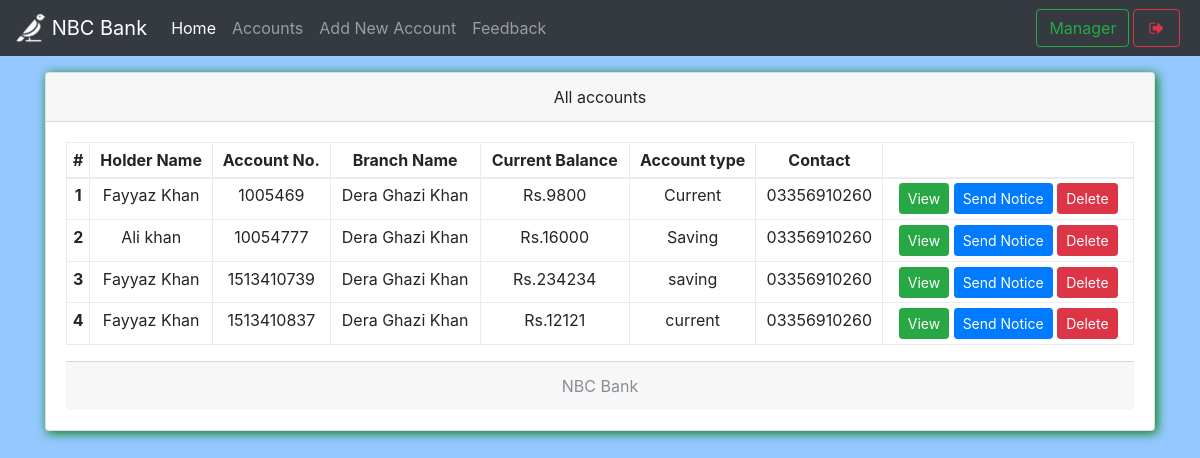
Page /mindex.php (signed in) on the earlier database version.
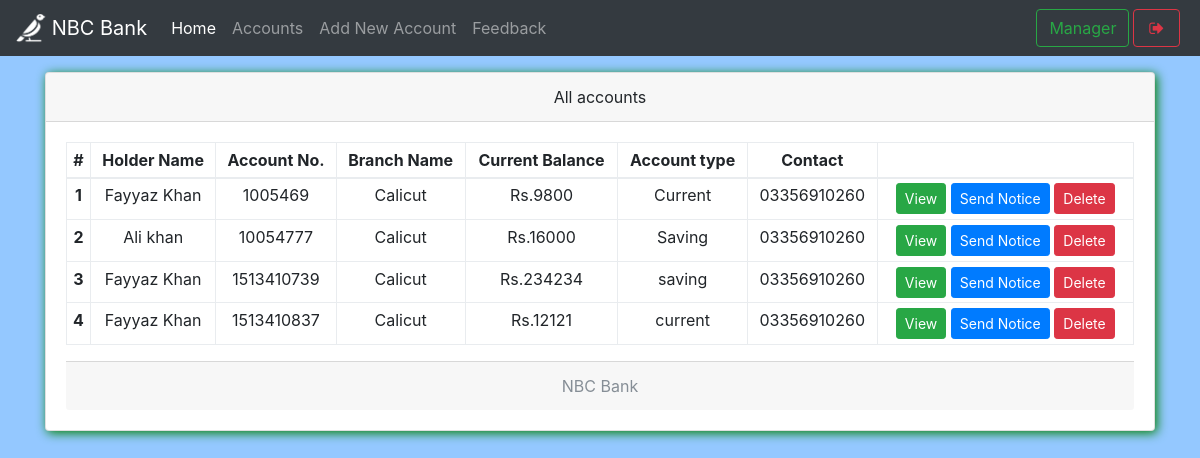
Same page on the later database version.
### tables this page shows
CREATE TABLE `useraccounts` (
  `id` int(11) NOT NULL,
  `email` text NOT NULL,
  `password` text NOT NULL,
  `name` varchar(111) NOT NULL,
  `balance` varchar(111) NOT NULL,
  `cnic` varchar(111) NOT NULL,
  `number` varchar(111) NOT NULL,
  `city` varchar(111) NOT NULL,
  `address` varchar(111) NOT NULL,
  `source` varchar(111) NOT NULL,
  `accountNo` varchar(111) NOT NULL,
  `branch` varchar(111) NOT NULL,
  `accountType` varchar(111) NOT NULL,
  `date` timestamp NOT NULL DEFAULT CURRENT_TIMESTAMP
);

CREATE TABLE `branch` (
  `branchId` int(11) NOT NULL,
  `branchNo` varchar(111) NOT NULL,
  `branchName` varchar(111) NOT NULL
);

### mindex.php (the view, shortened to what this page needs)
<!DOCTYPE html>
<html>
<head>
  <?php require 'assets/autoloader.php'; ?>
  <?php require 'assets/function.php'; ?>
</head>
<body style="background:#94c8ff;background-size: 100%">
<nav class="navbar navbar-expand-lg navbar-dark bg-dark fixed-top">
 <a class="navbar-brand" href="#">
    <img src="images/Untitled_design-removebg-preview.png" width="30" height="30" class="d-inline-block align-top" alt="">
   <?php echo bankName; ?>
  </a>
  <div class="collapse navbar-collapse" id="navbarSupportedContent">
    <ul class="navbar-nav mr-auto">
      <li class="nav-item ">
        <a class="nav-link active" href="mindex.php">Home <span class="sr-only">(current)</span></a>
      </li>
      <li class="nav-item ">  <a class="nav-link" href="maccounts.php">Accounts</a></li>
      <li class="nav-item ">  <a class="nav-link" href="maddnew.php">Add New Account</a></li>
      <li class="nav-item ">  <a class="nav-link" href="mfeedback.php">Feedback</a></li>
    </ul>
    <?php include 'msideButton.php'; ?>
  </div>
</nav><br><br><br>
<div class="container">
<div class="card w-100 text-center shadowBlack">
  <div class="card-header">
    All accounts
  </div>
  <div class="card-body">
   <table class="table table-bordered table-sm">
  <thead>
    <tr>
      <th scope="col">#</th>
      <th scope="col">Holder Name</th>
      <th scope="col">Account No.</th>
      <th scope="col">Branch Name</th>
      <th scope="col">Current Balance</th>
      <th scope="col">Account type</th>
      <th scope="col">Contact</th>
      <th scope="col"></th>
    </tr>
  </thead>
  <tbody>
    <?php
      $i=0;
      $array = $con->query("select * from useraccounts,branch where useraccounts.branch = branch.branchId");
      if ($array->num_rows > 0)
      {
        while ($row = $array->fetch_assoc())
        {$i++;
    ?>
      <tr>
        <th scope="row"><?php echo $i ?></th>
        <td><?php echo $row['name'] ?></td>
        <td><?php echo $row['accountNo'] ?></td>
        <td><?php echo $row['branchName'] ?></td>
        <td>Rs.<?php echo $row['balance'] ?></td>
        <td><?php echo $row['accountType'] ?></td>
        <td><?php echo $row['number'] ?></td>
        <td>
          <a href="show.php?id=<?php echo $row['id'] ?>" class='btn btn-success btn-sm' data-toggle='tooltip' title="View More info">View</a>
          <a href="mnotice.php?id=<?php echo $row['id'] ?>" class='btn btn-primary btn-sm' data-toggle='tooltip' title="Send notice to this">Send Notice</a>
          <a href="mindex.php?delete=<?php echo $row['id'] ?>" class='btn btn-danger btn-sm' data-toggle='tooltip' title="Delete this account">Delete</a>
        </td>
      </tr>
    <?php
        }
      }
     ?>
  </tbody>
</table>
  <div class="card-footer text-muted">
    <?php echo bankName; ?>
  </div>
</div>
</body>
</html>

### assets/autoloader.php (shortened to what this page needs)
<link rel="stylesheet" type="text/css" href="css/bootstrap.min.css">
<link rel="stylesheet" type="text/css" href="css/custom.css">
<link rel="stylesheet" type="text/css" href="font-awesome/css/font-awesome.min.css">

### msideButton.php
<form class="form-inline my-2 my-lg-0">
       	<button class="btn btn-outline-success">Manager</button>
        <a href="logout.php" data-toggle="tooltip" title="Logout" class="btn btn-outline-danger mx-1" ><i class="fa fa-sign-out fa-fw"></i></a>
</form>

### css/custom.css (style rules this page uses)
.shadowBlack { box-shadow: 2px 2px 11px black }
.shadowBlack { box-shadow: 2px 2px 11px green }

Differences in the rows shown:
changed through a linked row, useraccounts "Current": branch.branchName "Dera Ghazi Khan" → "Calicut"
changed through a linked row, useraccounts "Ali khan": branch.branchName "Dera Ghazi Khan" → "Calicut"
changed through a linked row, useraccounts "saving": branch.branchName "Dera Ghazi Khan" → "Calicut"
changed through a linked row, useraccounts "current": branch.branchName "Dera Ghazi Khan" → "Calicut"
